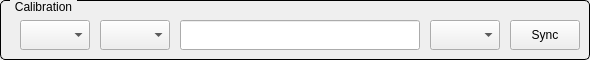
  <widget class="QGroupBox" name="titleGroupBox_5">
   <property name="geometry">
    <rect>
     <x>10</x>
     <y>90</y>
     <width>590</width>
     <height>60</height>
    </rect>
   </property>
   <property name="styleSheet">
    <string notr="true">QGroupBox {
    border: 1px solid black;
    border-radius: 5px;
    margin-top: 0.5em;
}

QGroupBox::title {
    subcontrol-origin: margin;
    left: 10px;
    padding: 0 3px 0 3px;
}</string>
   </property>
   <property name="title">
    <string>Calibration</string>
   </property>
   <widget class="QEComboBox" name="cbSET">
    <property name="geometry">
     <rect>
      <x>20</x>
      <y>20</y>
      <width>70</width>
      <height>30</height>
     </rect>
    </property>
    <property name="variable" stdset="0">
     <string>$(group).SET</string>
    </property>
   </widget>
   <widget class="QEComboBox" name="cbFOFF">
    <property name="geometry">
     <rect>
      <x>100</x>
      <y>20</y>
      <width>70</width>
      <height>30</height>
     </rect>
    </property>
    <property name="variable" stdset="0">
     <string>$(group).FOFF</string>
    </property>
   </widget>
   <widget class="QELineEdit" name="txtOFF">
    <property name="geometry">
     <rect>
      <x>180</x>
      <y>20</y>
      <width>240</width>
      <height>30</height>
     </rect>
    </property>
    <property name="variable" stdset="0">
     <string>$(group).OFF</string>
    </property>
    <property name="displayAlarmStateOption" stdset="0">
     <enum>QEGenericEdit::Never</enum>
    </property>
   </widget>
   <widget class="QEComboBox" name="cbDIR">
    <property name="geometry">
     <rect>
      <x>430</x>
      <y>20</y>
      <width>70</width>
      <height>30</height>
     </rect>
    </property>
    <property name="variable" stdset="0">
     <string>$(group).DIR</string>
    </property>
   </widget>
   <widget class="QEPushButton" name="qepushbutton">
    <property name="geometry">
     <rect>
      <x>510</x>
      <y>20</y>
      <width>70</width>
      <height>30</height>
     </rect>
    </property>
    <property name="text">
     <string>Sync</string>
    </property>
    <property name="variable" stdset="0">
     <string>$(group).SYNC</string>
    </property>
   </widget>
  </widget>
